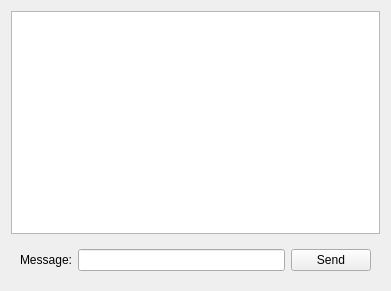
<?xml version="1.0" encoding="UTF-8"?>
<ui version="4.0">
 <class>ClientChatWidget</class>
 <widget class="QWidget" name="ClientChatWidget">
  <property name="geometry">
   <rect>
    <x>0</x>
    <y>0</y>
    <width>391</width>
    <height>291</height>
   </rect>
  </property>
  <property name="windowTitle">
   <string>Form</string>
  </property>
  <layout class="QVBoxLayout" name="verticalLayout">
   <item>
    <widget class="QListWidget" name="lstMessages"/>
   </item>
   <item>
    <widget class="QWidget" name="wdgSend" native="true">
     <layout class="QHBoxLayout" name="ggg">
      <item>
       <widget class="QLabel" name="label">
        <property name="text">
         <string>Message:</string>
        </property>
       </widget>
      </item>
      <item>
       <widget class="QLineEdit" name="InMessage"/>
      </item>
      <item>
       <widget class="QPushButton" name="btnSend">
        <property name="text">
         <string>Send</string>
        </property>
       </widget>
      </item>
     </layout>
    </widget>
   </item>
  </layout>
 </widget>
 <resources/>
 <connections/>
</ui>
